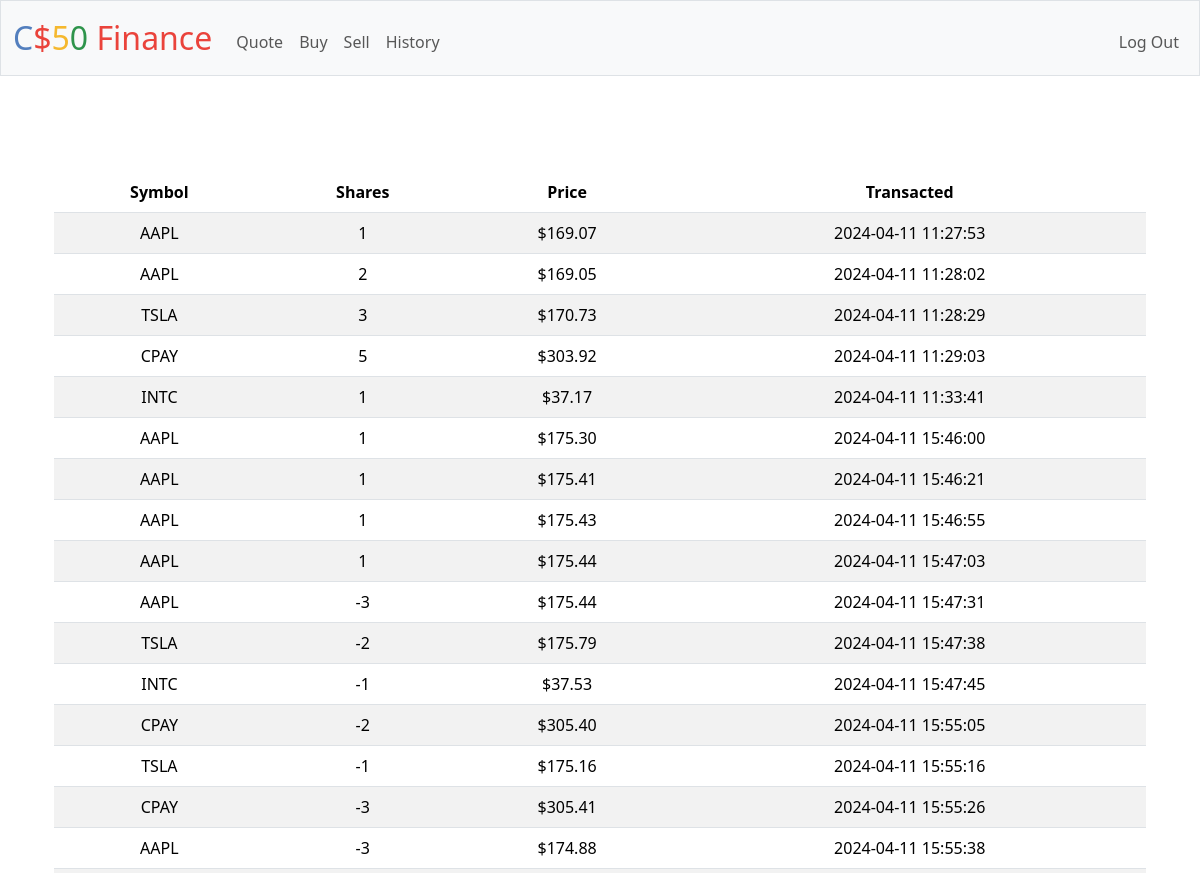
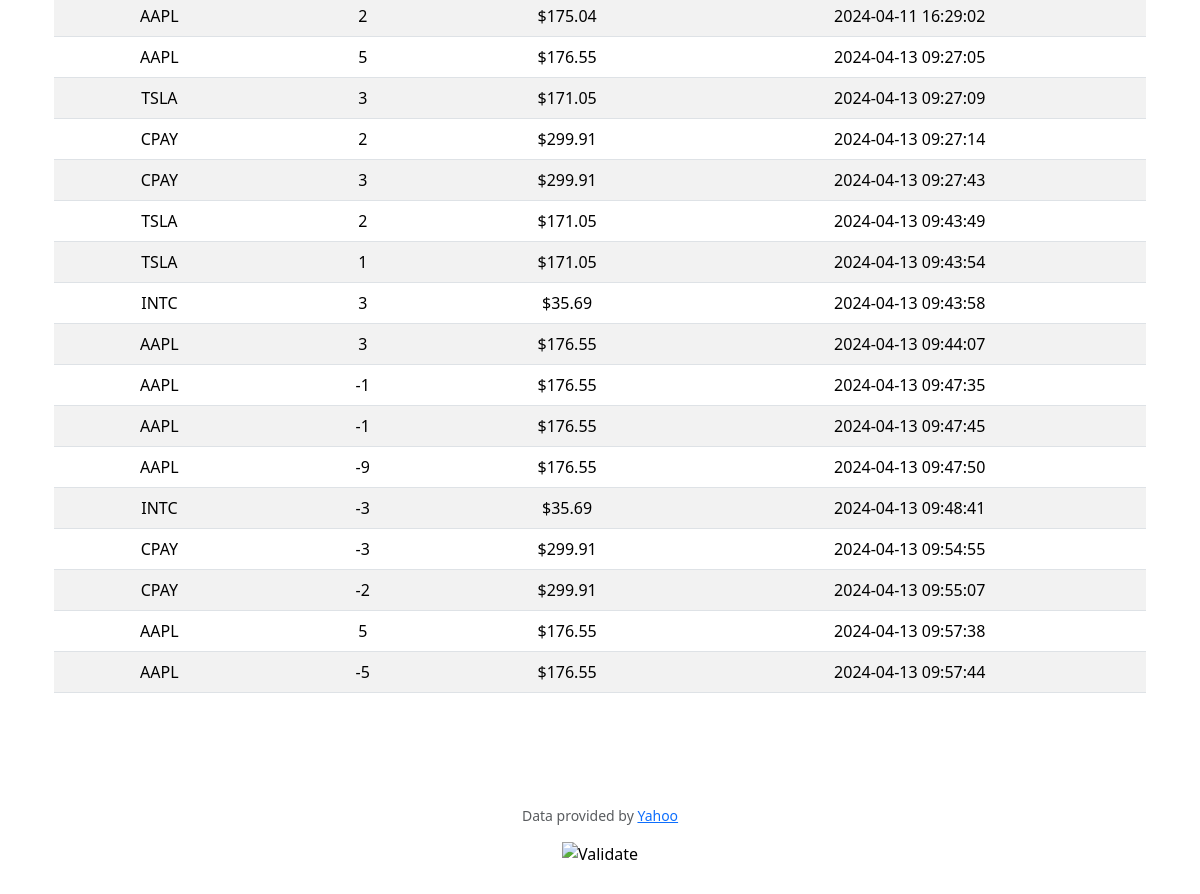
Screenshot of /history (signed in) with the database file from the repository (2 pictures, top to bottom).
### tables this page shows
CREATE TABLE transactions(transact_id INTEGER PRIMARY KEY NOT NULL, user_id INTEGER NOT NULL, stock TEXT NOT NULL, price FLOAT(2) NOT NULL, shares INTEGER NOT NULL, time TEXT NOT NULL);

### app.py (the view)
@app.route("/history")
@login_required
def history():
    transactions = db.execute("SELECT * FROM transactions WHERE user_id = ?", session["user_id"])
    return render_template("history.html", transactions=transactions)

### app.py (called while the page is built)
@app.after_request
def after_request(response):
    response.headers["Cache-Control"] = "no-cache, no-store, must-revalidate"
    response.headers["Expires"] = 0
    response.headers["Pragma"] = "no-cache"
    return response

### helpers.py (called while the page is built)
def login_required(f):
    @wraps(f)
    def decorated_function(*args, **kwargs):
        if session.get("user_id") is None:
            return redirect("/login")
        return f(*args, **kwargs)
    return decorated_function

def usd(value):
    return f"${value:,.2f}"

### templates/history.html (shortened to what this page needs)
{% extends "layout.html" %}
{% block main %}
<main class="container py-5 text-center">
        <table class="table table-striped">
            <thead>
                <tr>
                    <th>Symbol</th>
                    <th>Shares</th>
                    <th>Price</th>
                    <th>Transacted</th>
                </tr>
            </thead>
            <tbody>
                {% for item in transactions %}
                    <tr>
                        <td>{{ item.stock }}</td>
                        <td>{{ item.shares }}</td>
                        <td>{{ item.price | usd  }}</td>
                        <td>{{ item.time }}</td>
                    </tr>
                {% endfor %}
            </tbody>
        </table>
</main>
{% endblock %}

### templates/layout.html (shortened to what this page needs)
<!DOCTYPE html>
<html lang="en">
    <head>
        <link href="https://cdn.jsdelivr.net/npm/bootstrap@5.3.3/dist/css/bootstrap.min.css" rel="stylesheet">
        <link href="/static/styles.css" rel="stylesheet">
    </head>
    <body>
        <nav class="bg-light border navbar navbar-expand-md navbar-light">
            <div class="container-fluid">
                <a class="navbar-brand" href="/"><span class="blue">C</span><span class="red">$</span><span class="yellow">5</span><span class="green">0</span> <span class="red">Finance</span></a>
                <div class="collapse navbar-collapse" id="navbar">
                    {% if session["user_id"] %}
                        <ul class="navbar-nav me-auto mt-2">
                            <li class="nav-item"><a class="nav-link" href="/quote">Quote</a></li>
                            <li class="nav-item"><a class="nav-link" href="/buy">Buy</a></li>
                            <li class="nav-item"><a class="nav-link" href="/sell">Sell</a></li>
                            <li class="nav-item"><a class="nav-link" href="/history">History</a></li>
                        </ul>
                        <ul class="navbar-nav ms-auto mt-2">
                            <li class="nav-item"><a class="nav-link" href="/logout">Log Out</a></li>
                        </ul>
                    {% else %}
                        <ul class="navbar-nav ms-auto mt-2">
                            <li class="nav-item"><a class="nav-link" href="/register">Register</a></li>
                            <li class="nav-item"><a class="nav-link" href="/login">Log In</a></li>
                        </ul>
                    {% endif %}
                </div>
            </div>
        </nav>
        <main class="container py-5 text-center">
            {% block main %}{% endblock %}
        </main>
        <footer class="mb-5">
            <p class="mb-3 small text-center text-muted">
                Data provided by <a href="https://finance.yahoo.com/">Yahoo</a>
            </p>
            <form action="https://validator.w3.org/check" class="text-center" enctype="multipart/form-data" method="post" target="_blank">
                <input alt="Validate" src="/static/I_heart_validator.png" type="image">
            </form>
        </footer>
    </body>
</html>

### static/styles.css (style rules this page uses)
nav .navbar-brand { font-size: xx-large; }
nav .navbar-brand .blue { color: #537fbe; }
nav .navbar-brand .red { color: #ea433b; }
nav .navbar-brand .yellow { color: #f5b82e; }
nav .navbar-brand .green { color: #2e944b; }

### rows the page displays
transactions: stock "AAPL", shares "1", price "$169.07", time "2024-04-11 11:27:53"
transactions: stock "AAPL", shares "2", price "$169.05", time "2024-04-11 11:28:02"
transactions: stock "TSLA", shares "3", price "$170.73", time "2024-04-11 11:28:29"
transactions: stock "CPAY", shares "5", price "$303.92", time "2024-04-11 11:29:03"
transactions: stock "INTC", shares "1", price "$37.17", time "2024-04-11 11:33:41"
transactions: stock "AAPL", shares "1", price "$175.30", time "2024-04-11 15:46:00"
transactions: stock "AAPL", shares "1", price "$175.41", time "2024-04-11 15:46:21"
transactions: stock "AAPL", shares "1", price "$175.43", time "2024-04-11 15:46:55"
transactions: stock "AAPL", shares "1", price "$175.44", time "2024-04-11 15:47:03"
transactions: stock "AAPL", shares "-3", price "$175.44", time "2024-04-11 15:47:31"
transactions: stock "TSLA", shares "-2", price "$175.79", time "2024-04-11 15:47:38"
transactions: stock "INTC", shares "-1", price "$37.53", time "2024-04-11 15:47:45"
transactions: stock "CPAY", shares "-2", price "$305.40", time "2024-04-11 15:55:05"
transactions: stock "TSLA", shares "-1", price "$175.16", time "2024-04-11 15:55:16"
transactions: stock "CPAY", shares "-3", price "$305.41", time "2024-04-11 15:55:26"
transactions: stock "AAPL", shares "-3", price "$174.88", time "2024-04-11 15:55:38"
transactions: stock "AAPL", shares "2", price "$175.04", time "2024-04-11 16:29:02"
transactions: stock "AAPL", shares "5", price "$176.55", time "2024-04-13 09:27:05"
transactions: stock "TSLA", shares "3", price "$171.05", time "2024-04-13 09:27:09"
transactions: stock "CPAY", shares "2", price "$299.91", time "2024-04-13 09:27:14"
transactions: stock "CPAY", shares "3", price "$299.91", time "2024-04-13 09:27:43"
transactions: stock "TSLA", shares "2", price "$171.05", time "2024-04-13 09:43:49"
transactions: stock "TSLA", shares "1", price "$171.05", time "2024-04-13 09:43:54"
transactions: stock "INTC", shares "3", price "$35.69", time "2024-04-13 09:43:58"
transactions: stock "AAPL", shares "3", price "$176.55", time "2024-04-13 09:44:07"
transactions: stock "AAPL", shares "-1", price "$176.55", time "2024-04-13 09:47:35"
transactions: stock "AAPL", shares "-1", price "$176.55", time "2024-04-13 09:47:45"
transactions: stock "AAPL", shares "-9", price "$176.55", time "2024-04-13 09:47:50"
transactions: stock "INTC", shares "-3", price "$35.69", time "2024-04-13 09:48:41"
transactions: stock "CPAY", shares "-3", price "$299.91", time "2024-04-13 09:54:55"
transactions: stock "CPAY", shares "-2", price "$299.91", time "2024-04-13 09:55:07"
transactions: stock "AAPL", shares "5", price "$176.55", time "2024-04-13 09:57:38"
transactions: stock "AAPL", shares "-5", price "$176.55", time "2024-04-13 09:57:44"
